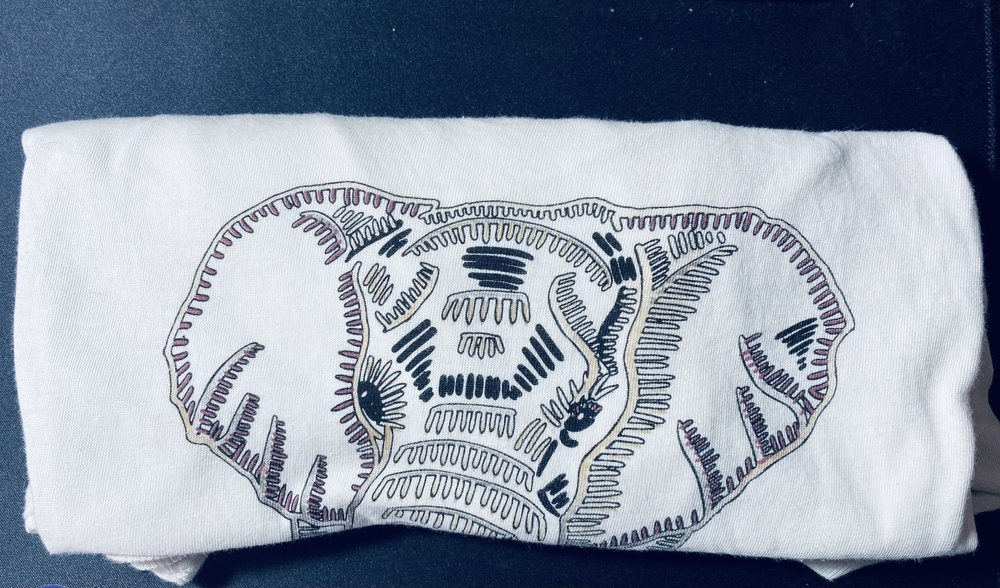
#> input picture images/IMG-6245.jpg, 1000 x 588 px, shrunk from 4032 x 2369 before the run
$ python -i colorSelection.py   (imports and definitions only)
#> lines starting #> are read from the running program, lines starting #| are printed output that depends on the picture; after the words box and inside, x2 and y2 are one past the last pixel; in counts of white or black regions, pixels touching at a corner belong together
# Libraries
import cv2
import numpy as np
import matplotlib.pyplot as plt
from sklearn.cluster import KMeans
import pandas as pd

# Funciones utiles
def rgb2hsv(r,g,b):
    # obtain hsv coordinates
    assert type(r)==int and type(g)==int and type(b)==int, 'Invalid coordinates'
    pixel_color = np.array([[[r, g, b]]], dtype=np.uint8)
    pixel_color_hsv = cv2.cvtColor(pixel_color, cv2.COLOR_RGB2HSV)
    return pixel_color_hsv[0][0]

def rgb2lab(r,g,b):
    pixel_color = np.uint8([[(b, g, r)]])

    # Convertir a espacio de color BGR a LAB
    color_bgr = cv2.cvtColor(pixel_color, cv2.COLOR_RGB2BGR)
    color_lab = cv2.cvtColor(color_bgr, cv2.COLOR_BGR2Lab)

    # Extraer los valores LAB del píxel
    return color_lab[0][0]

def preprocessImage( image):
    # Para el preprocesado de la imagen se erosionan imperfecciones y se elimina el background
    # se elimina el fondo tomando una máscara correspondiente a los valores del tono del fondo de la caja

    print('Eroding')
    kernel = np.ones((3, 3), np.uint8)
    preprocessed = cv2.erode(image, kernel, iterations=1)
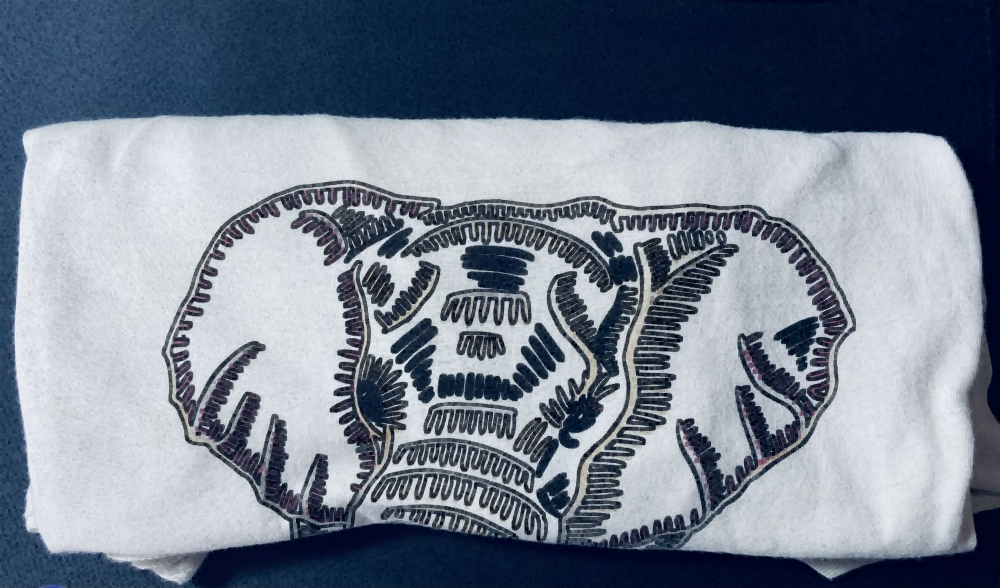
#> preprocessed: shape (588, 1000, 3); mean R, G, B 118.2, 127.9, 142.7

    print('Eliminating background')
    # NOTA: ojo, si algún color de la imagen se encuentra entre los umbrales escogidos ya no aparece

    lower_background = np.array([150, 150, 150], dtype=np.uint8)
    upper_background = np.array([210, 210, 210], dtype=np.uint8)

    # crear una mascara binaria basada en los umbrales de color
    background_mask = cv2.inRange(preprocessed, lower_background, upper_background)
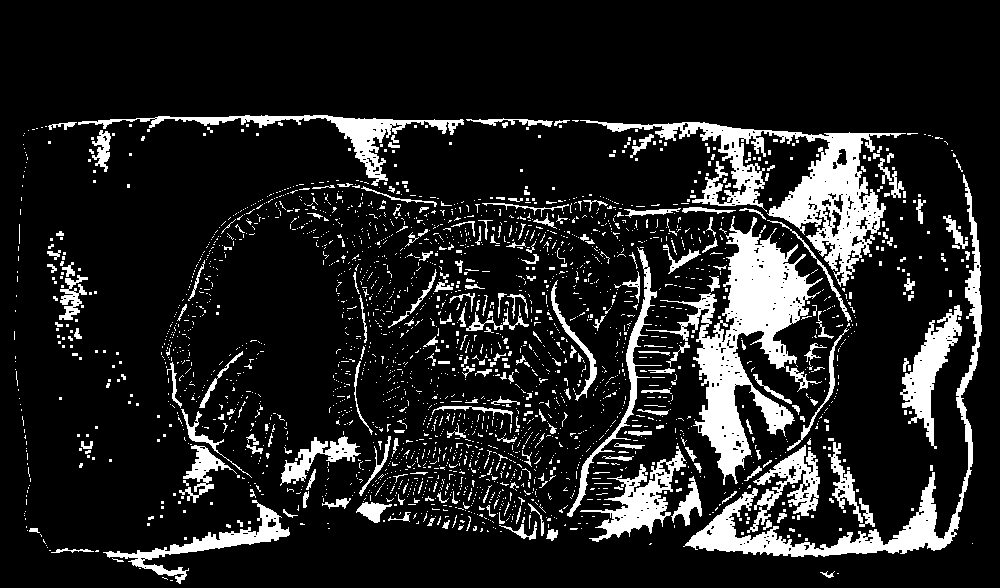
#> background_mask: shape (588, 1000); 13.5% white; 2590 white regions (2347 under 20 px), largest, box (x1, y1, x2, y2) and area: (646, 216, 823, 485) 13580, (580, 120, 906, 287) 11402, (683, 174, 982, 557) 8050
    object_mask = cv2.bitwise_not(background_mask)

    # se obtiene el objeto (la tela) separada del fondo
    return cv2.bitwise_and(preprocessed, preprocessed, mask=object_mask)
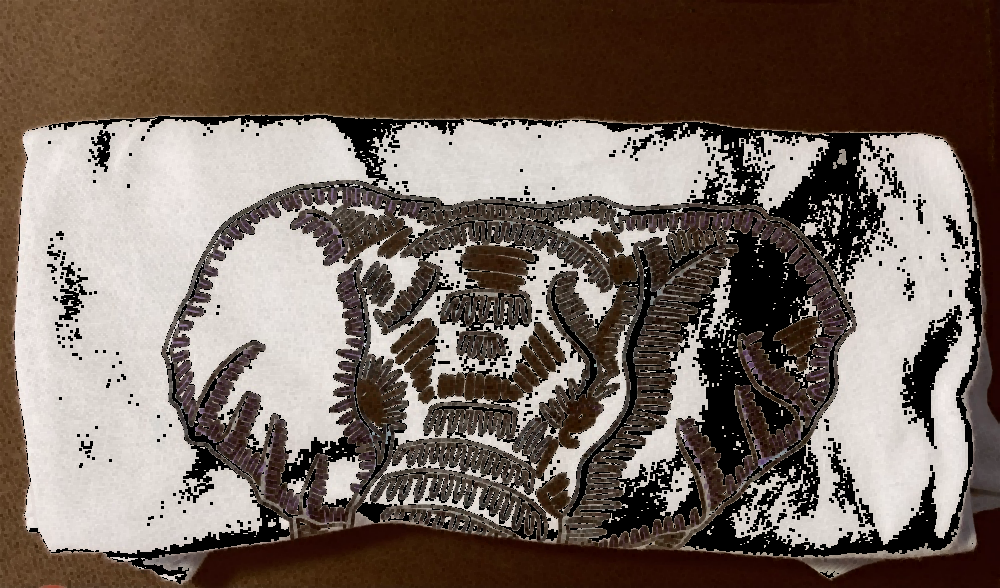
#> returned value: shape (588, 1000, 3); mean of channels 0, 1, 2 93.4, 102.3, 116.1; drawn as B, G, R


# Create class that contains all the processes
class ColorSelector:
    def __init__ (self,imagePath: str, colorNumber=13):
        self.imagePath = imagePath
        self.colorNumber = colorNumber

        # eventually save colors
        self.colors = []

        # load image
        self.image = cv2.cvtColor(cv2.imread(self.imagePath), cv2.COLOR_BGR2RGB)

        # imagen para comparar (inicialmente no se guarda nada)
        self.compare = None

        # preprocesar la imagen
        self.preprocessed = preprocessImage(self.image)

    def loadImage2Compare(self, image_path):
        self.compare = cv2.cvtColor(cv2.imread(image_path), cv2.COLOR_BGR2RGB)
        return self.compare

    # [4 lines left out: function visualizeImage, not called in this run]

    def getcolorNumber(self):
        return self.colorNumber

    def getPreprocessedImage(self):
        return self.preprocessed

    # [11 lines left out: function selectColoNumber, not called in this run]


    def obtainColors(self, trySelectColorsNumber = False):

#> called with trySelectColorsNumber = False
        if trySelectColorsNumber:
            self.colorNumber = self.selectColoNumber()

        # modify image to get pixel label
        modified_image = self.preprocessed.reshape(self.preprocessed.shape[0]*self.preprocessed.shape[1], 3)

        #fit kmeans algorithm
        print('Fitting KMeans')
        clf = KMeans(n_clusters = self.colorNumber)
        self.labels = clf.fit_predict(modified_image)

        # obtain the colors as centroids
        colors = clf.cluster_centers_.astype(int).tolist()
        # eliminate background color [0,0,0]
        if [0,0,0] in colors:
            colors.remove([0,0,0])
        self.colors = colors

        # show image with all detected colors
        width = 1000
        height_per_color = 250
        empty_image = np.zeros(((self.colorNumber)*height_per_color, width, 3), dtype=np.uint8)+255

        rgb = []
        hsv = []
        lab = []

        for i in range(len(self.colors)):
            center = (width - 150,(i+1)*height_per_color+10)
            color = (int(colors[i][0]),int(colors[i][1]),int(colors[i][2]))
            rgb.append(color)
            empty_image = cv2.circle(empty_image, center, 100, color, -1)

            # colocar las coordenadas en rgb
            text = f"RGB {(int(colors[i][0]),int(colors[i][1]),int(colors[i][2]))}"
            position = (100, (i+1)*height_per_color-60)
            cv2.putText(empty_image, text, position, cv2.FONT_HERSHEY_SIMPLEX, 1.5,
                        (0,0,0), 4)

            # colocar las coordenadas en hsv
            hsv_color = rgb2hsv(color[0],color[1],color[2])
            hsv.append(hsv_color)
            text = f"HSV {(hsv_color[0],hsv_color[1],hsv_color[2])}"
            position = (100, (i+1)*height_per_color+10)
            cv2.putText(empty_image, text, position, cv2.FONT_HERSHEY_SIMPLEX, 1.5,
                        (0,0,0), 4)

            # colocar las coordenadas en lab
            lab_color = rgb2lab(color[0],color[1],color[2])
            lab.append(lab_color)
            text = f"LAB {(lab_color[0],lab_color[1],lab_color[2])}"
            position = (100, (i+1)*height_per_color+80)
            cv2.putText(empty_image, text, position, cv2.FONT_HERSHEY_SIMPLEX, 1.5,
                        (0,0,0), 4)

        # plt.imshow(empty_image)

        return rgb,hsv,lab,empty_image

    # [17 lines left out: functions createCSV, obtainMasks, not called in this run]


    # ES POSIBLE REALIZAR LA OBTENCION DE COLORES CON UNA REGION DE INTERES
    def getROI(self, xleft,xright,yup,ylow):
        # select a region of interest given the coordinates of the region
        return self.image[int(ylow):int(yup), int(xleft):int(xright)]


    # [113 lines left out: functions obtainColorsGradientImage, compare_with_new_image, not called in this run]

    def saveComparisons(self, file_path):
        df = pd.DataFrame(self.comparaciones)
        df.to_csv(file_path+'/resultados.csv')

    # [20 lines left out: function visualize_comparison, not called in this run]

>>> result = ColorSelector('images/IMG-6245.jpg').obtainColors()

$ run again, on images/IMG-6247.jpg
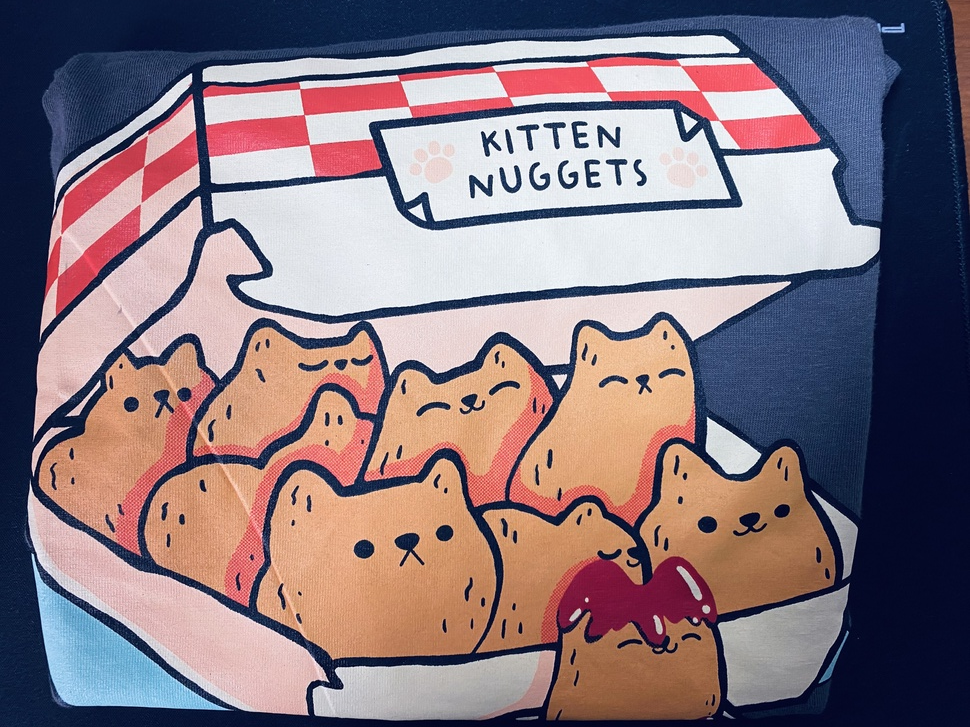
#> input picture images/IMG-6247.jpg, 970 x 727 px, shrunk from 4032 x 3024 before the run
#> in preprocessImage, `background_mask = cv2.inRange(preprocessed, lower_background, upper_ba..`:
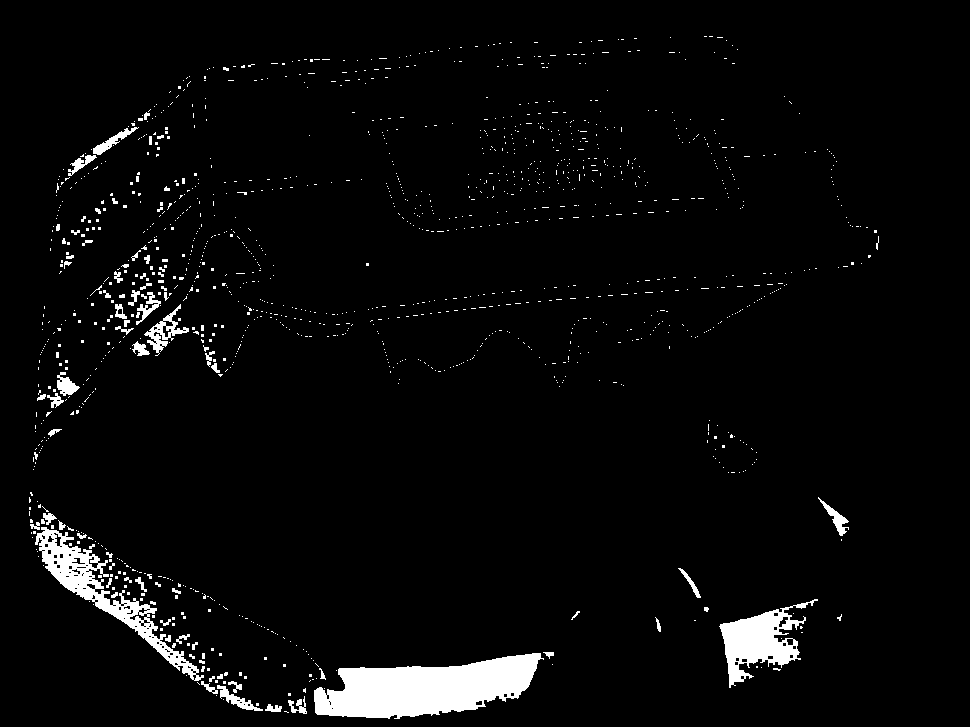
#> background_mask: shape (727, 970); 3.7% white; 1357 white regions (1288 under 20 px), largest, box (x1, y1, x2, y2) and area: (314, 653, 544, 719) 9522, (35, 527, 204, 681) 4299, (719, 599, 818, 688) 3509
#> in preprocessImage, `return cv2.bitwise_and(preprocessed, preprocessed, mask=object_mask)`:
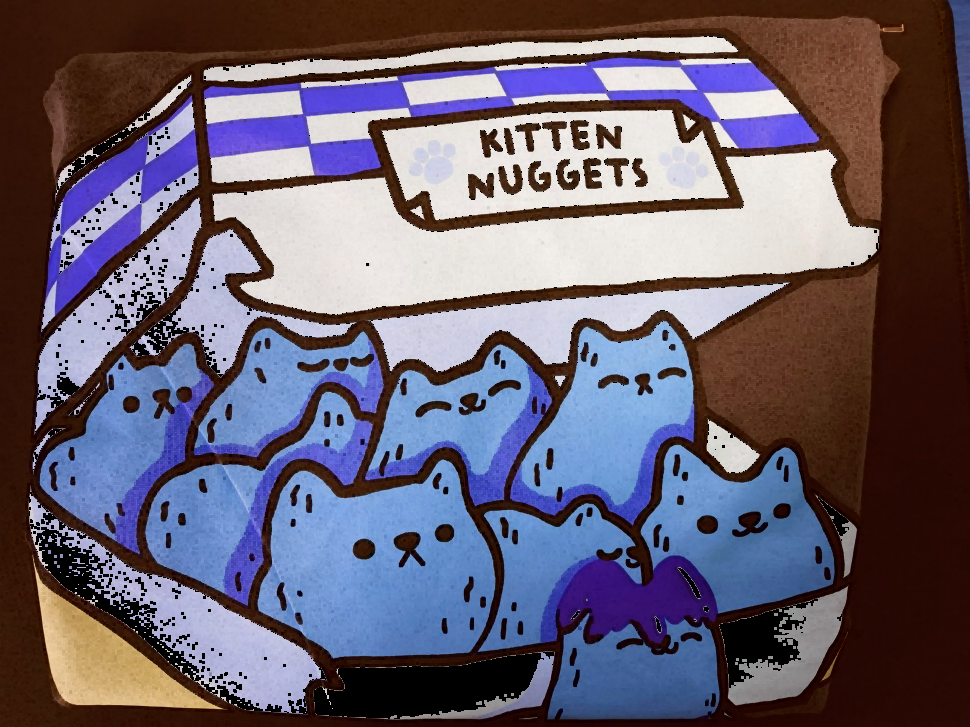
#> returned value: shape (727, 970, 3); mean of channels 0, 1, 2 112.1, 95.8, 104.4; drawn as B, G, R

$ run again, on images/caja.jpg
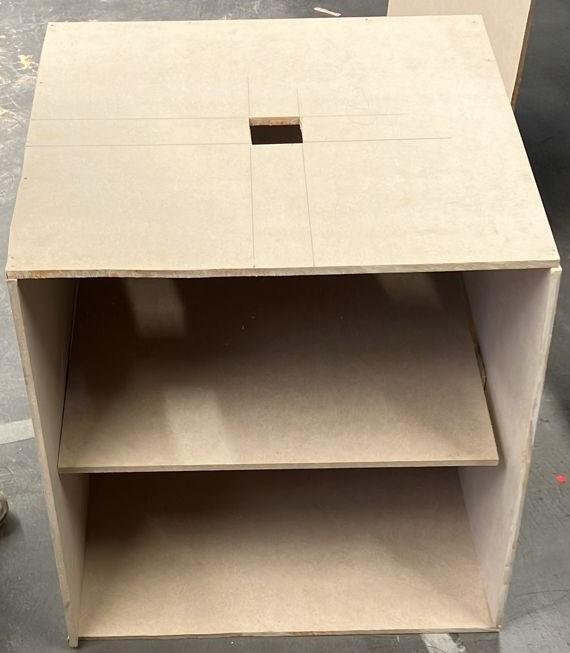
#> input picture images/caja.jpg, 570 x 653 px
#> in preprocessImage, `background_mask = cv2.inRange(preprocessed, lower_background, upper_ba..`:
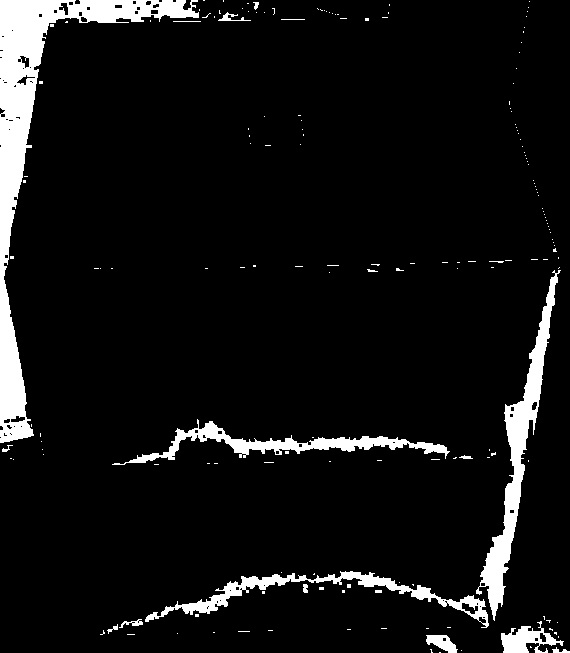
#> background_mask: shape (653, 570); 7.2% white; 176 white regions (157 under 20 px), largest, box (x1, y1, x2, y2) and area: (0, 0, 199, 443) 13007, (476, 270, 561, 621) 5122, (112, 419, 450, 465) 3120
#> in preprocessImage, `return cv2.bitwise_and(preprocessed, preprocessed, mask=object_mask)`:
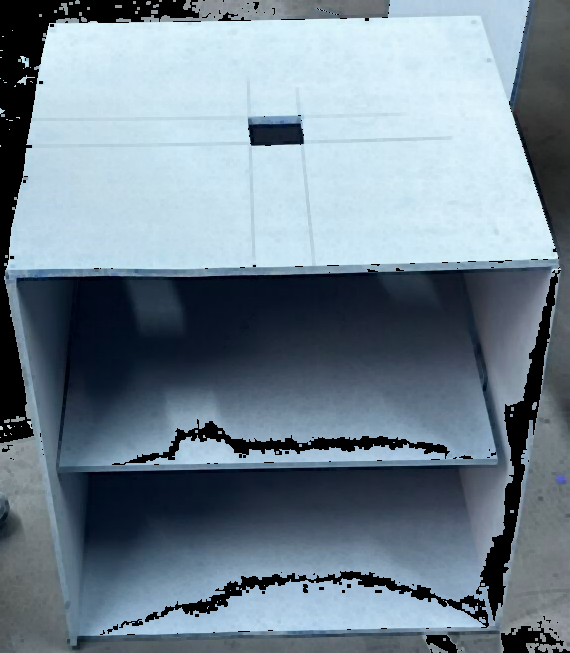
#> returned value: shape (653, 570, 3); mean of channels 0, 1, 2 145.5, 132.1, 114.6; drawn as B, G, R

$ run again, on images/caja_luz.jpg
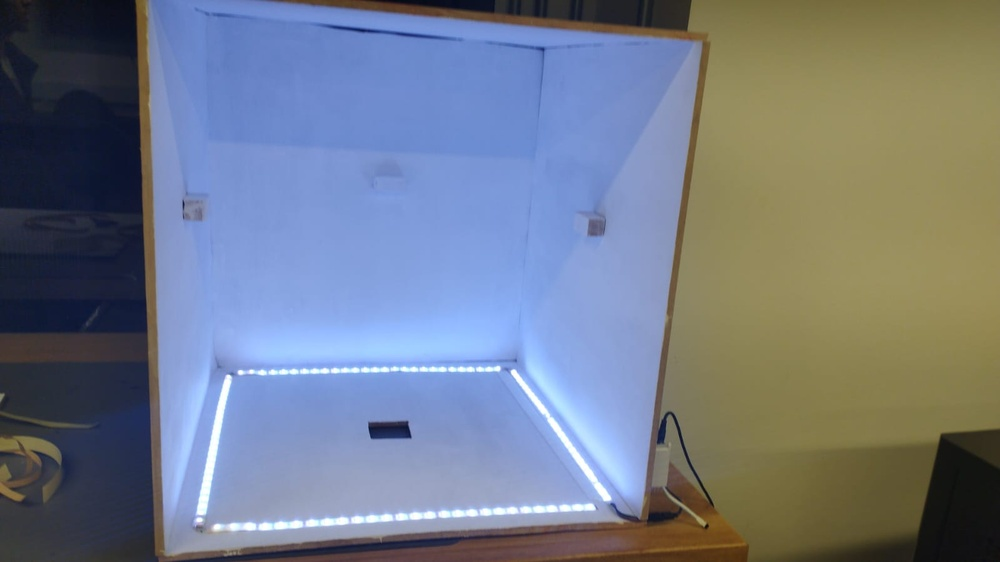
#> input picture images/caja_luz.jpg, 1000 x 562 px, shrunk from 1599 x 899 before the run
#> in preprocessImage, `background_mask = cv2.inRange(preprocessed, lower_background, upper_ba..`:
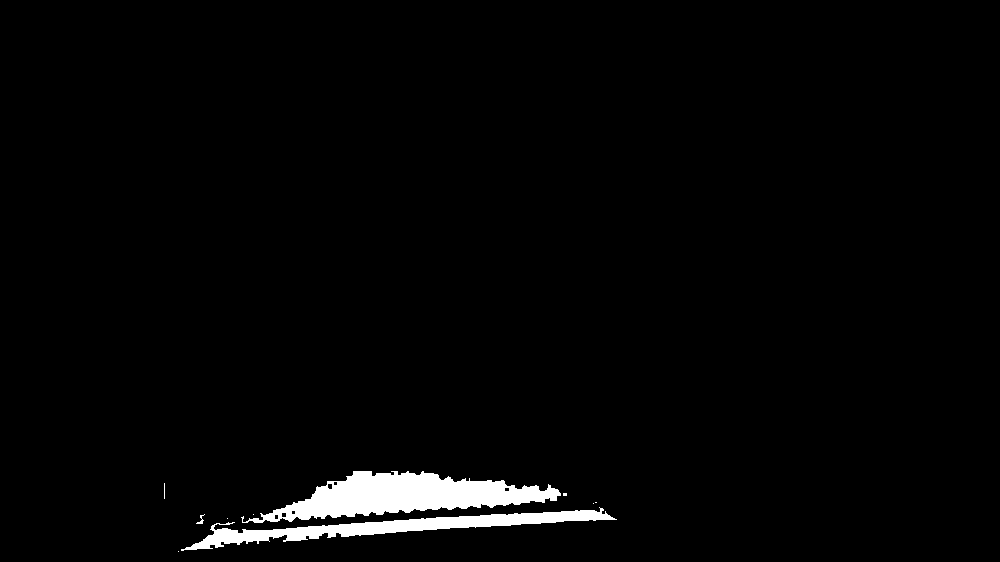
#> background_mask: shape (562, 1000); 2.3% white; 10 white regions (7 under 20 px), largest, box (x1, y1, x2, y2) and area: (241, 471, 561, 523) 8083, (181, 507, 617, 551) 4880, (196, 514, 205, 524) 30
#> in preprocessImage, `return cv2.bitwise_and(preprocessed, preprocessed, mask=object_mask)`:
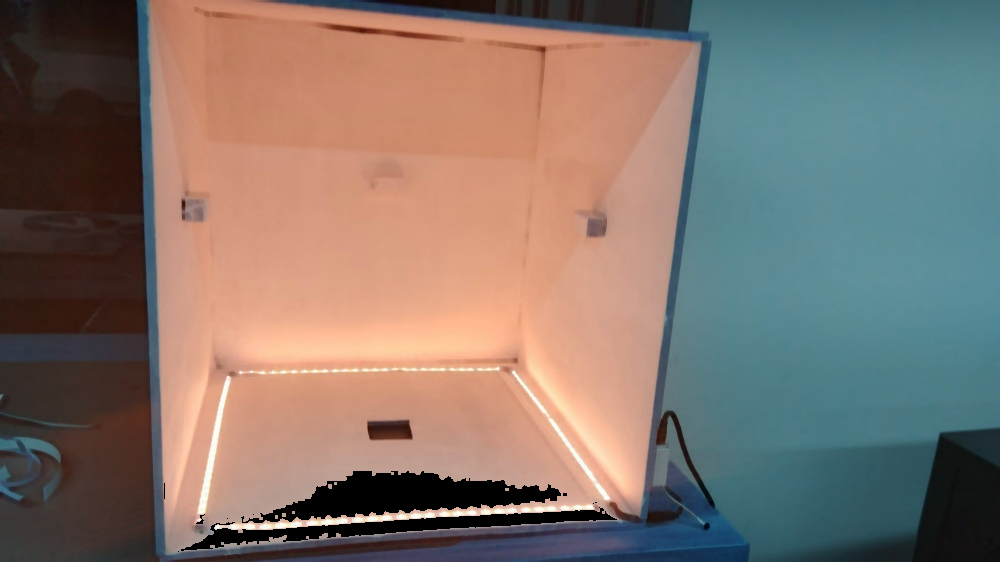
#> returned value: shape (562, 1000, 3); mean of channels 0, 1, 2 108.4, 116.4, 130.1; drawn as B, G, R
